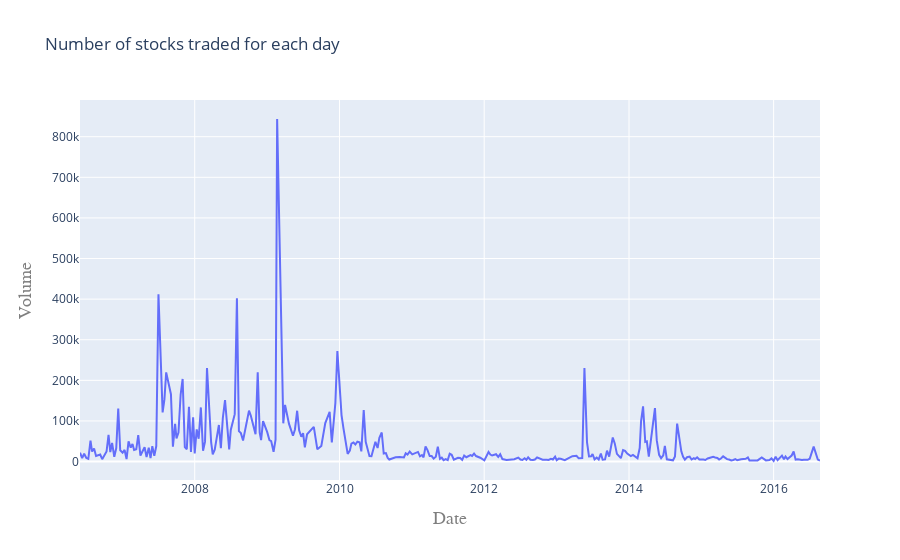

Source (notebook cell):
### Code cell
#setting the layout for plot
layout=go.Layout(title='Number of stocks traded for each day',xaxis=dict(title='Date',titlefont=dict(family='Courier New, monospace',size=18,color='#7f7f7f')),yaxis=dict(title='Volume',titlefont=dict(family='Courier New,monospace',size=18,color='#7f7f7f')))
df_data=[{'x':df['Date'],'y':df['Volume']}]
plot3=go.Figure(data=df_data,layout=layout)
iplot(plot3)

### Figure 1 — Plotly figure (JSON) as saved in the notebook; plotly's stock layout.template omitted (floating-point values rounded to 4 significant figures; data arrays with more than 128 entries replaced by an {"elided": "..."} marker saying what was removed)
{"data": [{"type": "scatter", "x": {"elided": "308 str values"}, "y": {"elided": "308 int values"}}], "layout": {"title": {"text": "Number of stocks traded for each day"}, "xaxis": {"title": {"font": {"color": "#7f7f7f", "family": "Courier New, monospace", "size": 18}, "text": "Date"}}, "yaxis": {"title": {"font": {"color": "#7f7f7f", "family": "Courier New,monospace", "size": 18}, "text": "Volume"}}}}
